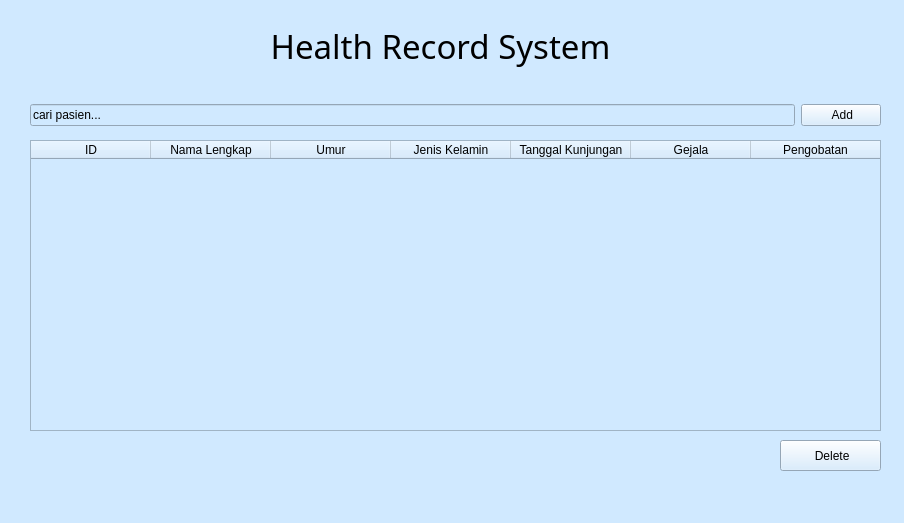
<?xml version="1.0" encoding="UTF-8"?>
<ui version="4.0">
 <class>MainWindow</class>
 <widget class="QMainWindow" name="MainWindow">
  <property name="geometry">
   <rect>
    <x>0</x>
    <y>0</y>
    <width>904</width>
    <height>523</height>
   </rect>
  </property>
  <property name="windowTitle">
   <string>MainWindow</string>
  </property>
  <property name="styleSheet">
   <string notr="true">background-color: #d0e9ff;
</string>
  </property>
  <widget class="QWidget" name="centralwidget">
   <widget class="QTableWidget" name="tableWidget">
    <property name="geometry">
     <rect>
      <x>30</x>
      <y>140</y>
      <width>851</width>
      <height>291</height>
     </rect>
    </property>
    <property name="focusPolicy">
     <enum>Qt::NoFocus</enum>
    </property>
    <property name="showGrid">
     <bool>false</bool>
    </property>
    <attribute name="horizontalHeaderDefaultSectionSize">
     <number>120</number>
    </attribute>
    <attribute name="horizontalHeaderMinimumSectionSize">
     <number>50</number>
    </attribute>
    <attribute name="horizontalHeaderStretchLastSection">
     <bool>true</bool>
    </attribute>
    <attribute name="verticalHeaderVisible">
     <bool>false</bool>
    </attribute>
    <column>
     <property name="text">
      <string>ID</string>
     </property>
    </column>
    <column>
     <property name="text">
      <string>Nama Lengkap</string>
     </property>
    </column>
    <column>
     <property name="text">
      <string>Umur</string>
     </property>
    </column>
    <column>
     <property name="text">
      <string>Jenis Kelamin</string>
     </property>
    </column>
    <column>
     <property name="text">
      <string>Tanggal Kunjungan</string>
     </property>
    </column>
    <column>
     <property name="text">
      <string>Gejala</string>
     </property>
    </column>
    <column>
     <property name="text">
      <string>Pengobatan</string>
     </property>
    </column>
   </widget>
   <widget class="QLabel" name="label">
    <property name="geometry">
     <rect>
      <x>140</x>
      <y>10</y>
      <width>601</width>
      <height>71</height>
     </rect>
    </property>
    <property name="font">
     <font>
      <family>MV Boli</family>
      <pointsize>25</pointsize>
     </font>
    </property>
    <property name="text">
     <string>Health Record System</string>
    </property>
    <property name="alignment">
     <set>Qt::AlignCenter</set>
    </property>
   </widget>
   <widget class="QPushButton" name="pushButton_2">
    <property name="geometry">
     <rect>
      <x>780</x>
      <y>440</y>
      <width>101</width>
      <height>31</height>
     </rect>
    </property>
    <property name="text">
     <string> Delete</string>
    </property>
    <property name="icon">
     <iconset>
      <normaloff>../../tugas/SEMESTER 6/Pemrograman Visual D/week12/icons/delete.svg</normaloff>../../tugas/SEMESTER 6/Pemrograman Visual D/week12/icons/delete.svg</iconset>
    </property>
    <property name="iconSize">
     <size>
      <width>20</width>
      <height>20</height>
     </size>
    </property>
   </widget>
   <widget class="QWidget" name="layoutWidget">
    <property name="geometry">
     <rect>
      <x>30</x>
      <y>100</y>
      <width>851</width>
      <height>30</height>
     </rect>
    </property>
    <layout class="QHBoxLayout" name="horizontalLayout">
     <item>
      <widget class="QLineEdit" name="lineEdit">
       <property name="text">
        <string>cari pasien...</string>
       </property>
      </widget>
     </item>
     <item>
      <widget class="QPushButton" name="pushButton">
       <property name="text">
        <string> Add</string>
       </property>
       <property name="icon">
        <iconset>
         <normaloff>../../tugas/SEMESTER 6/Pemrograman Visual D/week12/icons/add.svg</normaloff>../../tugas/SEMESTER 6/Pemrograman Visual D/week12/icons/add.svg</iconset>
       </property>
       <property name="iconSize">
        <size>
         <width>20</width>
         <height>20</height>
        </size>
       </property>
      </widget>
     </item>
    </layout>
   </widget>
   <zorder>layoutWidget</zorder>
   <zorder>tableWidget</zorder>
   <zorder>label</zorder>
   <zorder>pushButton_2</zorder>
  </widget>
  <widget class="QMenuBar" name="menubar">
   <property name="geometry">
    <rect>
     <x>0</x>
     <y>0</y>
     <width>904</width>
     <height>22</height>
    </rect>
   </property>
  </widget>
  <widget class="QStatusBar" name="statusbar"/>
 </widget>
 <resources/>
 <connections/>
</ui>
